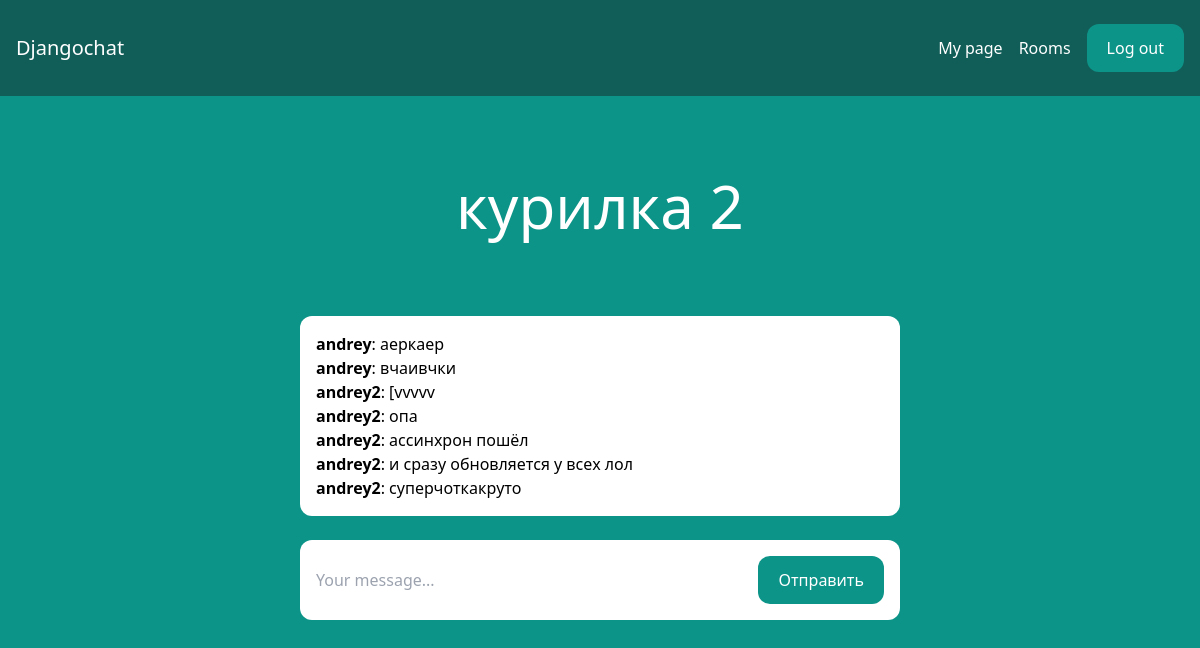
Screenshot of /rooms/rooms/11 (signed in) with the database file from the repository.
### room/models.py (models this page shows)
class Room(models.Model):
    name = models.CharField(max_length=255)

class Message(models.Model):
    room = models.ForeignKey(Room, related_name='messages', on_delete=models.CASCADE)
    user = models.ForeignKey(User, related_name='messages', on_delete=models.CASCADE)
    content = models.TextField()
    date_added = models.DateTimeField(auto_now_add=True)
    class Meta:
        ordering = ('date_added',)

### room/views.py (the view)
# urls.py: path('rooms/', include('room.urls')),
@login_required
def room(request, id):
    room = Room.objects.get(id=id)
    messages = Message.objects.filter(room=room)
    if request.method == 'POST':
        content = request.POST.get('content')
        if content:
            Message.objects.create(room=room, user=request.user, content=content)
            return redirect('room', id=id)  # Перенаправляем обратно на страницу чата
    return render(request, 'room/room.html', {'room': room, 'messages': messages})

### room/templates/room/room.html (shortened to what this page needs)
{% extends 'core/base.html' %}
{% load static %}
{% block content %}
<div class="p-10 lg:p-20 text-center">
    <h1 class="text-3xl lg:text-6xl text-white">{{ room.name }}</h1>
</div>
<div class="lg:w-2/4 mx-4 lg:mx-auto p-4 bg-white rounded-xl">
    <div class="chat-messages space-y-3" id="chat-messages">
        {% for message in messages %}
            <b>{{ message.user.username }}</b>: {{ message.content }}<br>
        {% endfor %}
    </div>
</div>
<div class="lg:w-2/4 mt-6 mx-4 lg:mx-auto p-4 bg-white rounded-xl">
    <form id="chat-form" class="flex">
        <input type="text" name="content" class="flex-1 mr-3" placeholder="Your message..." id="chat-message-input">
        <button class="px-5 py-3 rounded-xl text-white bg-teal-600 hover:bg-teal-700" type="submit" id="chat-message-submit">Отправить</button>
    </form>
</div>
{% endblock %}

### core/templates/core/base.html (shortened to what this page needs)
<!DOCTYPE html>
<html>
    <head>
        <script src="https://cdn.tailwindcss.com"></script>
    </head>
    <body class="bg-teal-600">
        <nav class="flex items-center justify-between px-4 py-6 bg-teal-800">
            <div>
                <a href="/" class="text-xl text-white">Djangochat</a>
            </div>
            <div class="flex items-center space-x-4">
                {% if request.user.is_authenticated %}
                    <a href="/user_page/" class="text-white hover:text-gray-200">My page</a>
                    <a href="/rooms/" class="text-white hover:text-gray-200">Rooms</a>
                    <a href="/logout/" class="px-5 py-3 rounded-xl text-white bg-teal-600 hover:bg-teal-700">Log out</a>
                {% else %}
                    <a href="/login/" class="text-white hover:text-gray-200">Log in</a>
                    <a href="/signup/" class="px-5 py-3 rounded-xl text-white bg-teal-600 hover:bg-teal-700">Sign up</a>
                {% endif %}
            </div>
        </nav>
        {% block content %}
        {% endblock %}
    </body>
</html>

### rows the page displays
Room: name "курилка 2"
Message: user.username "andrey", content "аеркаер"
Message: user.username "andrey", content "вчаивчки"
Message: user.username "andrey2", content "[vvvvv"
Message: user.username "andrey2", content "опа"
Message: user.username "andrey2", content "ассинхрон пошёл"
Message: user.username "andrey2", content "и сразу обновляется у всех лол"
Message: user.username "andrey2", content "суперчоткакруто"
